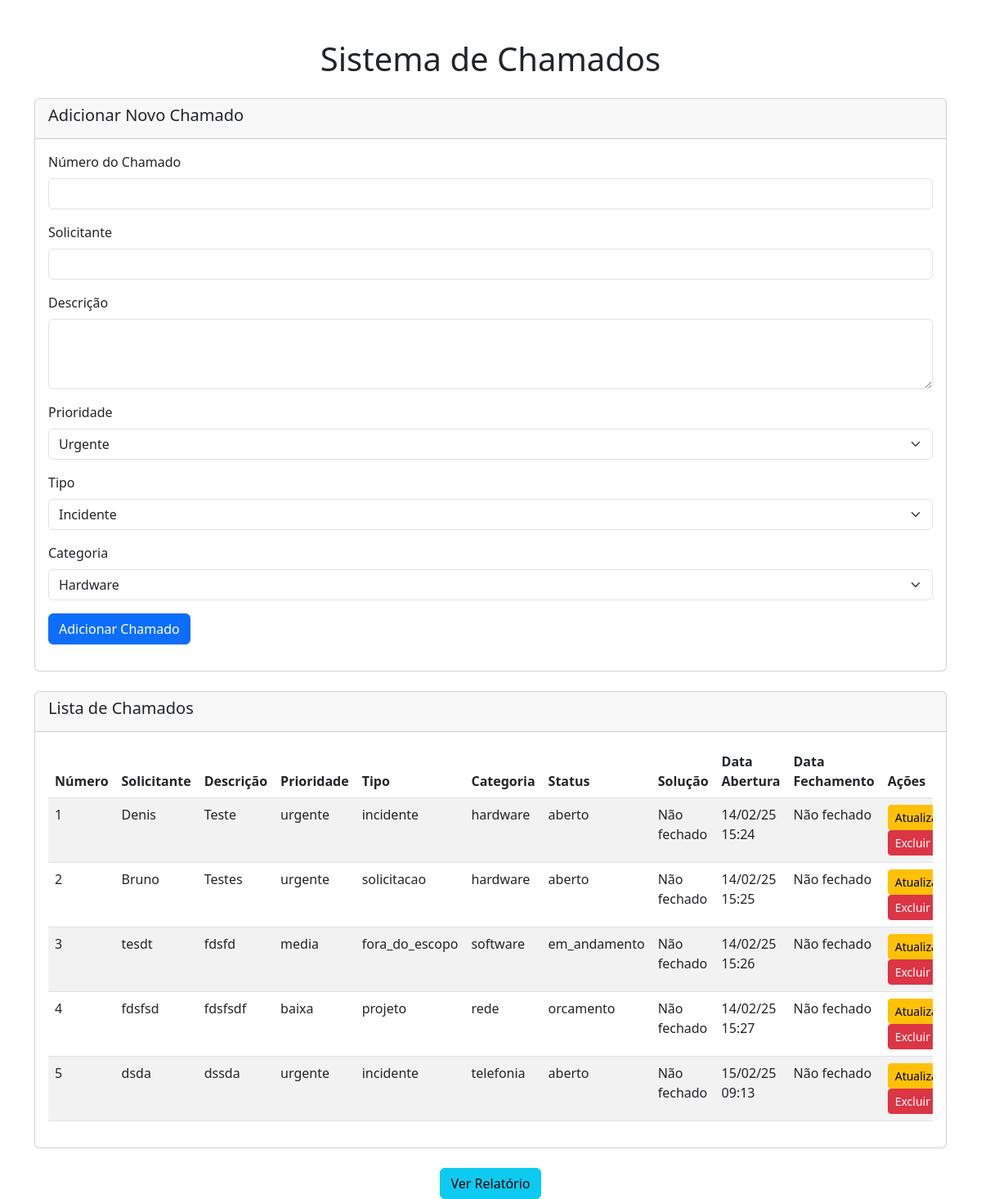
The page / on the database its author committed.
### tables this page shows
CREATE TABLE chamados (
            id INTEGER PRIMARY KEY AUTOINCREMENT,
            numero_chamado INTEGER UNIQUE,
            solicitante TEXT,
            descricao TEXT,
            prioridade TEXT,
            categoria TEXT,
            status TEXT DEFAULT 'aberto',
            solucao TEXT,
            data_abertura TEXT DEFAULT CURRENT_TIMESTAMP,
            data_fechamento TEXT,
            tipo TEXT
        );

### app.py (the view, shortened to what this page needs)
@app.route('/', methods=['GET', 'POST'])
def index():
    db = get_db()
    cursor = db.cursor()
    cursor.execute('''
        CREATE TABLE IF NOT EXISTS chamados (
            id INTEGER PRIMARY KEY AUTOINCREMENT,
            numero_chamado INTEGER UNIQUE,
            solicitante TEXT,
            descricao TEXT,
            prioridade TEXT,
            categoria TEXT,
            status TEXT DEFAULT 'aberto',
            solucao TEXT,
            data_abertura TEXT DEFAULT CURRENT_TIMESTAMP,
            data_fechamento TEXT,
            tipo TEXT
        )
    ''')
    db.commit()
    chamados = cursor.execute("SELECT * FROM chamados").fetchall()
    db.close()
    return render_template('index.html', chamados=chamados)

### app.py (called while the page is built)
def get_db():
    db = sqlite3.connect('chamados.db', check_same_thread=False)
    db.row_factory = sqlite3.Row  # Configura o retorno como dicionário
    return db

def formatar_data_hora(data_hora_str):
    if data_hora_str:
        data_hora_obj = datetime.strptime(data_hora_str, '%Y-%m-%d %H:%M:%S')  # Converte string para datetime
        data_hora_obj = pytz.utc.localize(data_hora_obj).astimezone(fuso_brasilia)  # Converte para BRT
        return data_hora_obj.strftime('%d/%m/%y %H:%M')  # Retorna formatado
    return None

@app.context_processor
def inject_functions():
    return {'formatar_data_hora': formatar_data_hora}

### templates/index.html (shortened to what this page needs)
<!DOCTYPE html>
<html lang="pt-BR">
<head>
    <link href="https://cdn.jsdelivr.net/npm/bootstrap@5.3.0/dist/css/bootstrap.min.css" rel="stylesheet">
</head>
<body>
    <div class="container mt-5">
        <h1 class="text-center mb-4">Sistema de Chamados</h1>
        <div class="card mb-4">
            <div class="card-header">
                <h5 class="card-title">Adicionar Novo Chamado</h5>
            </div>
            <div class="card-body">
                <form method="POST" action="/">
                    <div class="row">
                        <div class="mb-3 col-12">
                            <label for="numero_chamado" class="form-label">Número do Chamado</label>
                            <input type="number" class="form-control" id="numero_chamado" name="numero_chamado" required>
                        </div>
                        <div class="mb-3 col-12">
                            <label for="solicitante" class="form-label">Solicitante</label>
                            <input type="text" class="form-control" id="solicitante" name="solicitante" required>
                        </div>
                        <div class="mb-3 col-12">
                            <label for="descricao" class="form-label">Descrição</label>
                            <textarea class="form-control" id="descricao" name="descricao" rows="3" required></textarea>
                        </div>
                        <div class="mb-3 col-12">
                            <label for="prioridade" class="form-label">Prioridade</label>
                            <select class="form-select" id="prioridade" name="prioridade" required>
                                <option value="urgente">Urgente</option>
                            </select>
                        </div>
                        <div class="mb-3 col-12">
                            <label for="tipo" class="form-label">Tipo</label>
                            <select class="form-select" id="tipo" name="tipo" required>
                                <option value="incidente">Incidente</option>
                            </select>
                        </div>
                        <div class="mb-3 col-12">
                            <label for="categoria" class="form-label">Categoria</label>
                            <select class="form-select" id="categoria" name="categoria" required>
                                <option value="hardware">Hardware</option>
                            </select>
                        </div>
                        <div class="mb-3 col-12">
                            <button type="submit" class="btn btn-primary">Adicionar Chamado</button>
                        </div>
                    </div>
                </form>
            </div>
        </div>
        <div class="card">
            <div class="card-header">
                <h5 class="card-title">Lista de Chamados</h5>
            </div>
            <div class="card-body">
                <div class="table-responsive">
                    <table class="table table-striped">
                        <thead>
                            <tr>
                                <th>Número</th>
                                <th>Solicitante</th>
                                <th>Descrição</th>
                                <th>Prioridade</th>
                                <th>Tipo</th>
                                <th>Categoria</th>
                                <th>Status</th>
                                <th>Solução</th>
                                <th>Data Abertura</th>
                                <th>Data Fechamento</th>
                                <th>Ações</th>
                            </tr>
                        </thead>
                        <tbody>
                            {% if chamados %}
                                {% for chamado in chamados %}
                                <tr>
                                    <td>{{ chamado['numero_chamado'] }}</td>
                                    <td>{{ chamado['solicitante'] }}</td>
                                    <td>{{ chamado['descricao'] }}</td>
                                    <td>{{ chamado['prioridade'] }}</td>
                                    <td>{{ chamado['tipo'] }}</td>
                                    <td>{{ chamado['categoria'] }}</td>
                                    <td>{{ chamado['status'] }}</td>
                                    <td>{{ chamado['solucao'] if chamado['solucao'] else 'Não fechado' }}</td>
                                    <td>{{ formatar_data_hora(chamado['data_abertura']) }}</td>
                                    <td>{{ formatar_data_hora(chamado['data_fechamento']) if chamado['data_fechamento'] else 'Não fechado' }}</td>
                                    <td>
                                        <a href="{{ url_for('atualizar', id=chamado['id']) }}" class="btn btn-sm btn-warning me-2">Atualizar</a>
                                        <a href="{{ url_for('excluir', id=chamado['id']) }}" class="btn btn-sm btn-danger">Excluir</a>
                                    </td>
                                </tr>
                                {% endfor %}
                            {% else %}
                                <tr>
                                    <td colspan="12" class="text-center">Nenhum chamado encontrado.</td>
                                </tr>
                            {% endif %}
                        </tbody>
                    </table>
                </div>
            </div>
        </div>
        <div class="text-center mt-4">
            <a href="{{ url_for('relatorio') }}" class="btn btn-info">Ver Relatório</a>
        </div>
    </div>
</body>
</html>

### rows shown on the page
chamados: numero_chamado "1", solicitante "Denis", descricao "Teste", prioridade "urgente", tipo "incidente", categoria "hardware", status "aberto", chamado "Não fechado", data_abertura "14/02/25 15:24", data_fechamento "Não fechado"
chamados: numero_chamado "2", solicitante "Bruno", descricao "Testes", prioridade "urgente", tipo "solicitacao", categoria "hardware", status "aberto", chamado "Não fechado", data_abertura "14/02/25 15:25", data_fechamento "Não fechado"
chamados: numero_chamado "3", solicitante "tesdt", descricao "fdsfd", prioridade "media", tipo "fora_do_escopo", categoria "software", status "em_andamento", solucao "Não fechado", data_abertura "14/02/25 15:26", data_fechamento "Não fechado"
chamados: numero_chamado "4", solicitante "fdsfsd", descricao "fdsfsdf", prioridade "baixa", tipo "projeto", categoria "rede", status "orcamento", solucao "Não fechado", data_abertura "14/02/25 15:27", data_fechamento "Não fechado"
chamados: numero_chamado "5", solicitante "dsda", descricao "dssda", prioridade "urgente", tipo "incidente", categoria "telefonia", status "aberto", chamado "Não fechado", data_abertura "15/02/25 09:13", data_fechamento "Não fechado"
